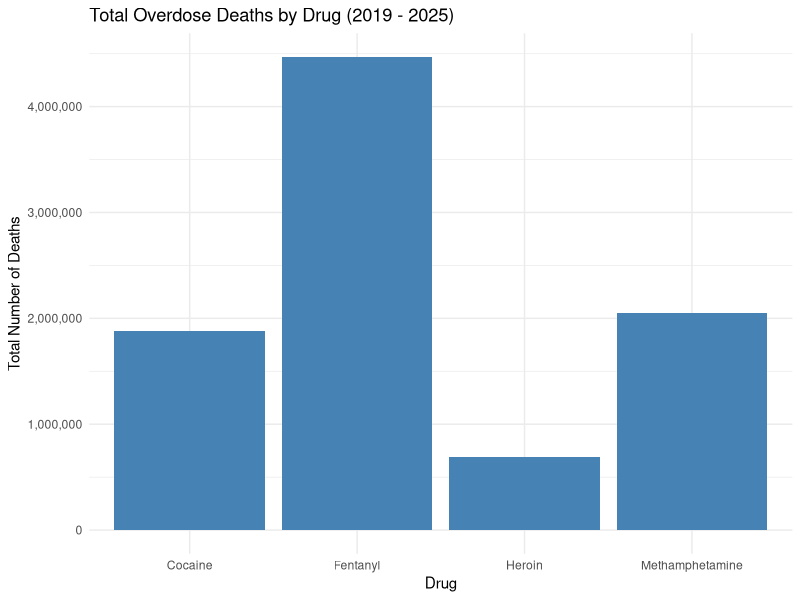
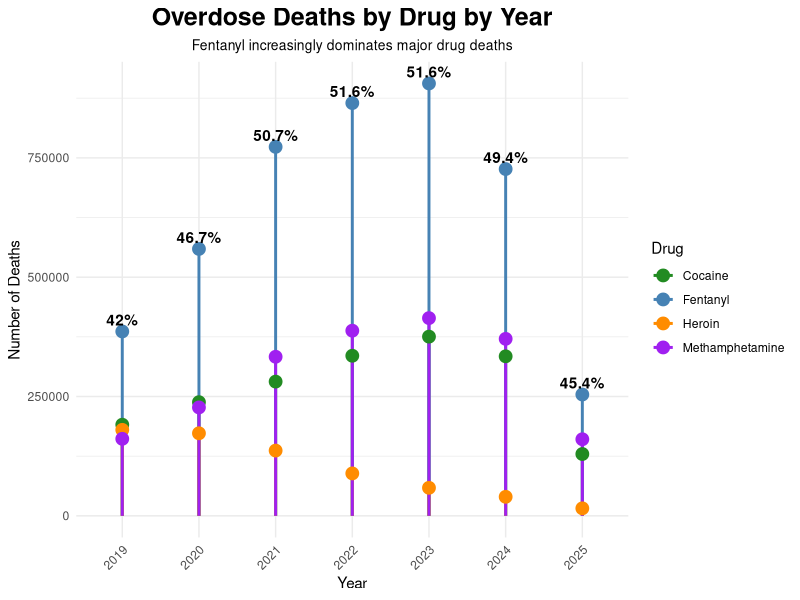
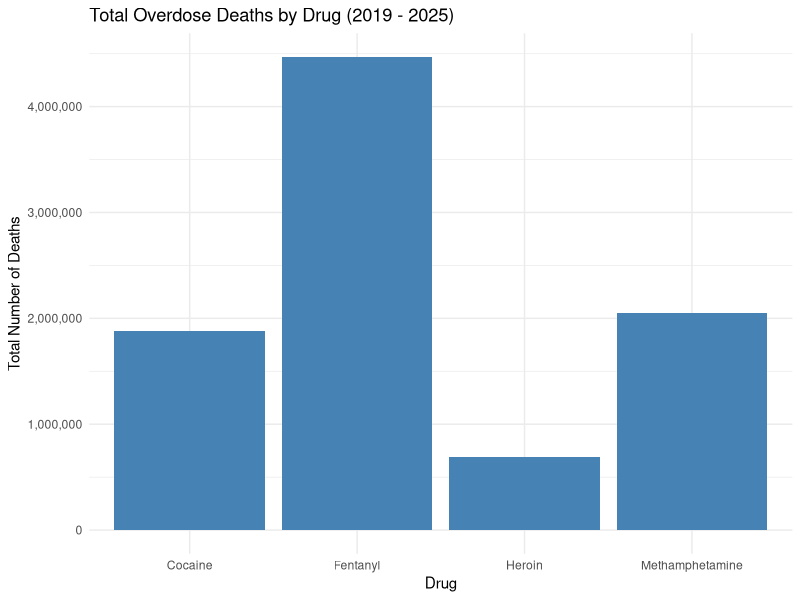
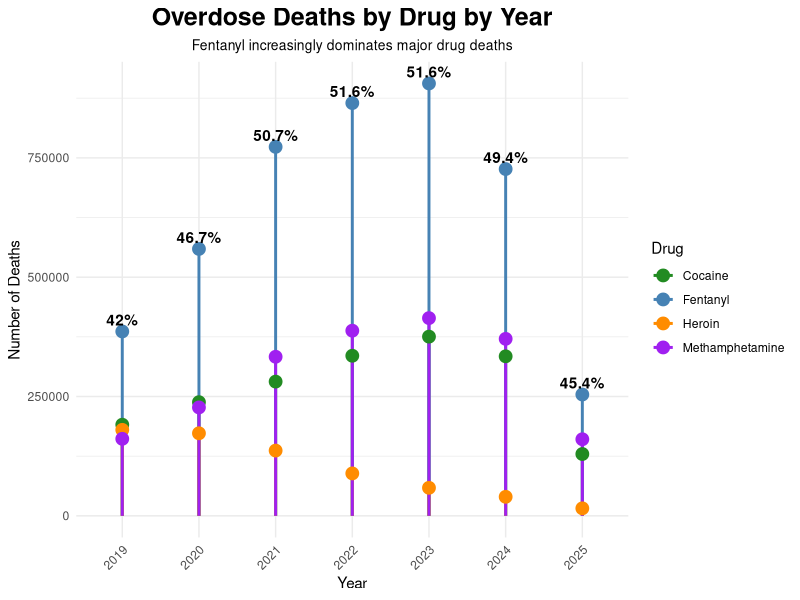

Here is the R script that generated these plots, in order: (Note: this script raises an error after producing the figures.)
library(readr)
library(dplyr)
library(ggplot2)
library(scales)  
drug_data <- read_csv("drug_data.csv")
drug_clean <- drug_data %>%
  filter(jurisdiction_occurrence == "United States",
         time_period == "12 month-ending",
         !is.na(drug_overdose_deaths),
         drug_involved %in% c("Fentanyl", "Heroin", "Cocaine", "Methamphetamine")) %>%
  mutate(month_ending_date = as.Date(month_ending_date, format = "%m/%d/%Y"))
years_in_data <- range(format(drug_clean$month_ending_date, "%Y"))
years_title <- paste(years_in_data[1], "-", years_in_data[2])
#plot1
drug_total_all_years <- drug_clean %>%
  group_by(drug_involved) %>%
  summarise(total_deaths = sum(drug_overdose_deaths)) %>%
  ungroup()
ggplot(drug_total_all_years, aes(x = drug_involved, y = total_deaths)) +
  geom_col(fill = "steelblue") +
  scale_y_continuous(labels = comma) +  
  labs(
    title = paste("Total Overdose Deaths by Drug (", years_title, ")", sep = ""),
    x = "Drug",
    y = "Total Number of Deaths"
  ) +
  theme_minimal()
ggsave("plot1.pdf", width = 8, height = 6)
  # Figure 2
drug_yearly <- drug_clean %>%
  mutate(year = as.numeric(format(month_ending_date, "%Y"))) %>%
  group_by(year, drug_involved) %>%
  summarise(total_deaths = sum(drug_overdose_deaths), .groups = "drop")
year_totals <- drug_yearly %>%
  group_by(year) %>%
  summarise(year_total = sum(total_deaths), .groups = "drop")
drug_yearly <- drug_yearly %>%
  left_join(year_totals, by = "year") %>%
  mutate(percent = round(total_deaths / year_total * 100, 1))
ggplot(drug_yearly, aes(x = factor(year), y = total_deaths, group = drug_involved)) +
  geom_segment(aes(x = factor(year), xend = factor(year), y = 0, yend = total_deaths, color = drug_involved),
               size = 1) +
  geom_point(aes(color = drug_involved), size = 4) +
  geom_text(data = subset(drug_yearly, drug_involved == "Fentanyl"),
            aes(label = paste0(percent, "%")), vjust = -0.5, fontface = "bold") +
  scale_color_manual(values = c("Fentanyl" = "steelblue", 
                                "Heroin" = "darkorange",
                                "Cocaine" = "forestgreen",
                                "Methamphetamine" = "purple")) +
  labs(
    title = "Overdose Deaths by Drug by Year",
    subtitle = "Fentanyl increasingly dominates major drug deaths",
    x = "Year",
    y = "Number of Deaths",
    color = "Drug"
  ) +
  theme_minimal() +
  theme(
    axis.text.x = element_text(angle = 45, hjust = 1),
    plot.title = element_text(hjust = 0.5, face = "bold", size = 18),       
    plot.subtitle = element_text(hjust = 0.5, size = 10)         
  )
ggsave("plot2.pdf", width = 8, height = 6)
  
# Figure 3:
slope_data <- drug_clean %>%
  mutate(year = as.numeric(format(month_ending_date, "%Y"))) %>%
  filter(year %in% c(2024, 2025)) %>%
  group_by(drug_involved, year) %>%
  summarise(total_deaths = sum(drug_overdose_deaths), .groups = "drop") %>%
  pivot_wider(names_from = year, values_from = total_deaths, names_prefix = "year_") %>%
  mutate(
    reduction = year_2024 - year_2025,
    reduction_pct_of_total = round(reduction / sum(reduction) * 100, 1)
  ) %>%
  pivot_longer(cols = c(year_2024, year_2025), names_to = "year", values_to = "deaths") %>%
  mutate(year = factor(ifelse(year == "year_2024", 2024, 2025), levels = c(2024, 2025)))
fentanyl_label <- slope_data %>%
  filter(year == "2025" & drug_involved == "Fentanyl") %>%
  mutate(
    label_y = deaths + max(slope_data$deaths) * 0.10  
  )
plot3 <- ggplot(slope_data, aes(x = year, y = deaths, group = drug_involved, color = drug_involved)) +
  geom_line(size = 1.5) +
  geom_point(size = 3) +
    geom_segment(data = fentanyl_label,
               aes(x = year, xend = year, y = deaths, yend = label_y),
             color = "gray30", linetype = "dashed") +
    geom_text(data = fentanyl_label,
            aes(x = year, y = label_y, label = paste0(reduction_pct_of_total, "%")),
            fontface = "bold",
            color = "black",
            show.legend = FALSE,
            vjust = 0) +
   scale_color_manual(values = c(
    "Fentanyl" = "steelblue",
    "Heroin" = "firebrick",
    "Cocaine" = "darkgreen",
    "Methamphetamine" = "orange"
  )) +
    scale_y_continuous(expand = expansion(mult = c(0.05, 0.20)), labels = comma) +
  
  labs(
    title = "Reduction of Drug Overdose Deaths 2024 → 2025",
    subtitle = "Fentanyl Leads Largest Reduction in Deaths",
    y = "Number of Overdose Deaths",
    x = "Year",
    color = "Drug"
  ) +
    theme_minimal() +
  theme(
    legend.position = "bottom",
    legend.title = element_text(face = "bold"),
    plot.title = element_text(hjust = 0.5, face = "bold", size = 18),
    plot.subtitle = element_text(hjust = 0.5, size = 12)
  )
plot3
ggsave("plot3.pdf", plot = plot3, width = 8, height = 6)
